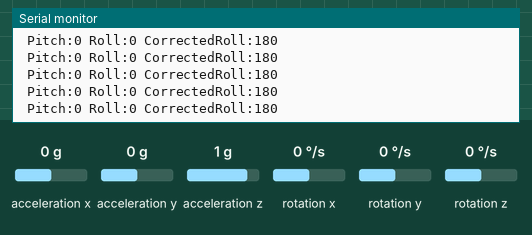
This sketch was run on a simulated Arduino Uno, built with avr-gcc and run on an emulated ATmega328P. On the bench: the last lines printed to the serial monitor. Wiring (inferred from the names in the program): MPU-6050 motion sensor at I2C address 0x68. The test bench sets the inputs (shaded band); at power-on: acceleration x 0 g, acceleration y 0 g, acceleration z 1 g, rotation x 0 °/s, rotation y 0 °/s, rotation z 0 °/s.

Above: at 1.2 s.
1.3 s: acceleration x set to 0.8 g
At 2.1 s:
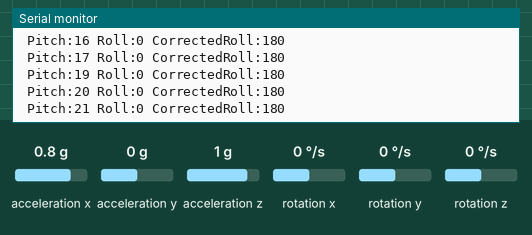
4.3 s: acceleration y set to -1.4 g
At 5.4 s:
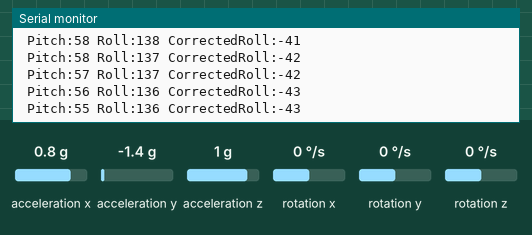
7.3 s: acceleration z set to -1.4 g
At 8.3 s:
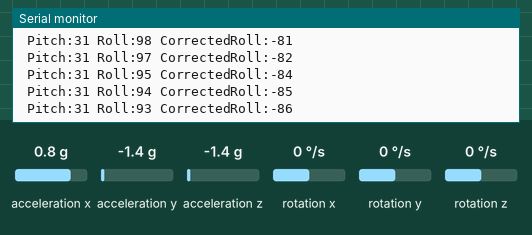
10.3 s: rotation x set to -192 °/s
At 10.9 s:
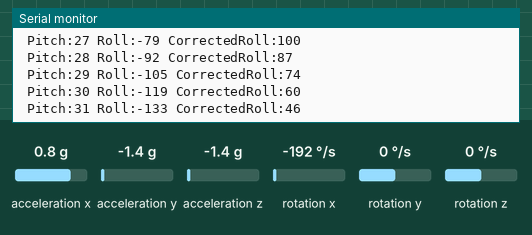
13.3 s: rotation y set to -100 °/s
At 13.8 s:
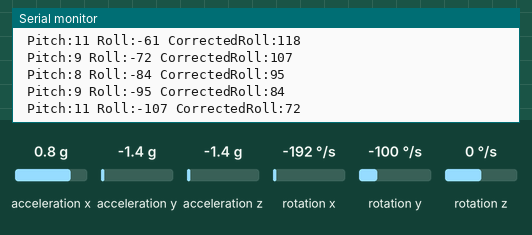
16.3 s: rotation z set to -100 °/s
At 17.4 s:
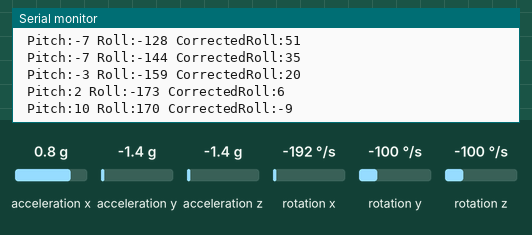
Timing chart, 0 to 19.3 s (numbered marks = the images above; inputs shaded):
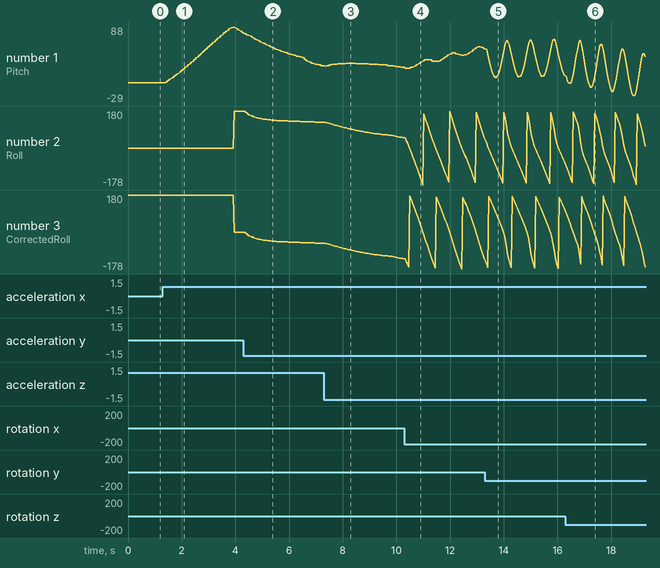

The sketch:

sensorFusion.ino
```cpp
#include "Wire.h"
#include "sensor_processing_lib.h"

const int MPU_addr = 0x68; // i2c address of the mpu6050
int16_t acX, acY, acZ, tmp, gyX, gyY, gyZ;
unsigned long Start = 0,loop_start,temp2;
float delta,wx,wy,wz;
euler_angles angles;
vector_ijk fused_vector;
Quaternion q_acc;

void setup() {
  Wire.begin();

  // PWR_MGMT - wake up
  Wire.beginTransmission(MPU_addr);
  Wire.write(0x6B);
  Wire.write(0);
  Wire.endTransmission(true);

  // ACCEL_CONFIG +- 4g
  Wire.beginTransmission(MPU_addr);
  Wire.write(0x1C); // PWR_MGMT register
  Wire.write(0x08); // Wakes up MPU6050
  Wire.endTransmission(true);

  // GYRO_CONFIG +- 250 deg/s
  Wire.beginTransmission(MPU_addr);
  Wire.write(0x1B); // PWR_MGMT register
  Wire.write(0x08); // Wakes up MPU6050
  Wire.endTransmission(true);
  Serial.begin(9600);

  // Initialize sensor fusion library
  fused_vector = vector_3d_initialize(0.0,0.0,-1.0);
  q_acc = quaternion_initialize(1.0,0.0,0.0,0.0);
  Start = millis();
}

void loop() {
  Wire.beginTransmission(MPU_addr);
  Wire.write(0x3B); // Starting address of data transfer (ACCEL_XOUT_H)
  Wire.endTransmission(false);
  Wire.requestFrom(MPU_addr, 14, true); // request burst read of 14 registers

  acX = Wire.read() << 8 | Wire.read();
  acY = Wire.read() << 8 | Wire.read();
  acZ = Wire.read() << 8 | Wire.read();
  tmp = Wire.read() << 8 | Wire.read();
  gyX = Wire.read() << 8 | Wire.read();
  gyY = Wire.read() << 8 | Wire.read();
  gyZ = Wire.read() << 8 | Wire.read();

  wx = 0.0005323*gyX;
  wy = 0.0005323*gyY;
  wz = 0.0005323*gyZ;

  float delta = 0.001*(millis()-Start);
  fused_vector = update_fused_vector(fused_vector,acX,acY,acZ,wx,wy,wz,delta);
  q_acc = quaternion_from_accelerometer(fused_vector.a,fused_vector.b,fused_vector.c);
  angles = quaternion_to_euler_angles(q_acc);
  Start = millis();

  // Offset

  //Serial.print("AcX:"); Serial.print(acX);
  //Serial.print(" AcY:"); Serial.print(acY);
  //Serial.print(" AcZ:"); Serial.print(acZ);
  //Serial.print(" Tmp:"); Serial.print(tmp);

  /*
  // Print Euler angles
  //Serial.print(" GyX:"); Serial.print(gyX);
  //Serial.print(" GyY:"); Serial.print(gyY);
  //Serial.print(" GyZ:"); Serial.print(gyZ);
  */

  /*
  // Print Quaternion coefficients
  // q_acc = a + bi + cj + dk
  Serial.print(" Qa:"); Serial.print(q_acc.a);
  Serial.print(" Qb:"); Serial.print(q_acc.b);
  Serial.print(" Qc:"); Serial.print(q_acc.c);
  Serial.print(" Qd:"); Serial.print(q_acc.d);
  */

  // Adjusts readings so the hand's resting position is 0 degrees.
  // Rotating right increases from 0->90 degrees.
  // Rotating left decreases from 0->-90 degrees.
  float corrRoll = angles.roll + 180.0f;
  if (corrRoll > 180.0f)
  {
    corrRoll -= 360.0f;
  }

  Serial.print(" Pitch:"); Serial.print(int(angles.pitch));
  Serial.print(" Roll:"); Serial.print(int(angles.roll));
  Serial.print(" CorrectedRoll:"); Serial.print(int(corrRoll));
  Serial.print("\n");
  delay(1);
}
```

Measured:
- after the input at 1.3 s, the serial monitor: prints a new line after 0.12 s (image 1)
- after the input at 7.3 s, the serial monitor: prints a new line after 0.09 s (image 3)
- after the input at 10.3 s, the serial monitor: prints a new line after 0.08 s (image 4)
- plotted number 1: 0 → 79 after the input at 1.3 s
- plotted number 3: -53 → -129 after the input at 7.3 s
